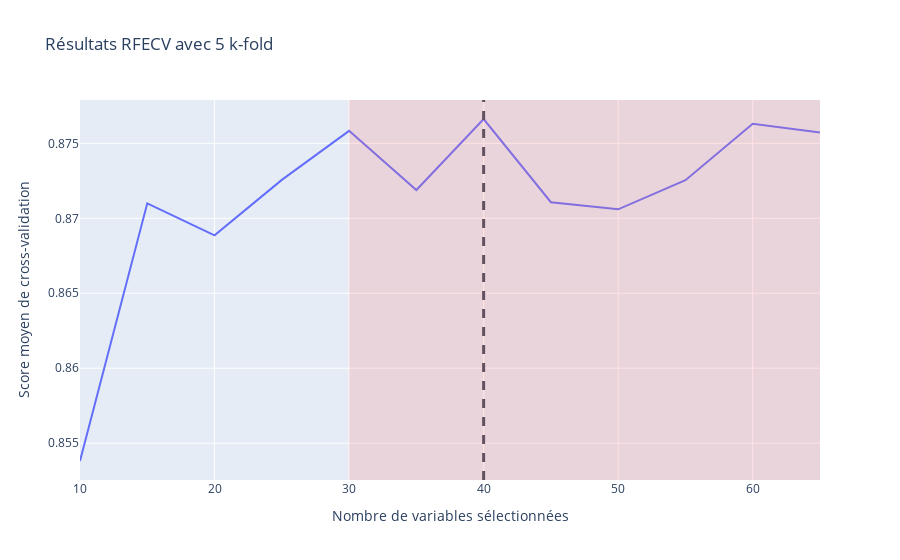

Notebook code cell kept with this figure:
### Markdown cell above
Evolution de la performance AUC en fonction du nombre de variables.

### Code cell
mean_test_roc_auc = rfecv_selector.cv_results_["mean_test_score"]
# Nombre de variables séléctionnées
n_features_selected = rfecv_selector.n_features_
min_features_to_select = rfecv_selector.min_features_to_select
n_features_in_rfecv = rfecv_selector.n_features_in_



fig = px.line(y=mean_test_roc_auc,
              x=range(min_features_to_select, len(X_train_enc.columns) + step, step),
              labels={
                     "x": "Nombre de variables sélectionnées",
                     "y": "Score moyen de cross-validation"
              },
              title="Résultats RFECV avec 5 k-fold"
             )
fig.add_vline(x=n_features_selected, line_width=3, line_dash="dash", line_color="#3b4859")
fig.add_vrect(x0=30, x1=n_features_in_rfecv, line_width=0, fillcolor="#ff7373", opacity=0.2)
fig.show()

### Figure 1 — Plotly figure (JSON) as saved in the notebook; plotly's stock layout.template omitted (floating-point values rounded to 4 significant figures)
{"data": [{"hovertemplate": "Nombre de variables sélectionnées=%{x}<br>Score moyen de cross-validation=%{y}<extra></extra>", "legendgroup": "", "line": {"color": "#636efa", "dash": "solid"}, "marker": {"symbol": "circle"}, "mode": "lines", "name": "", "orientation": "v", "showlegend": false, "type": "scatter", "x": [10, 15, 20, 25, 30, 35, 40, 45, 50, 55, 60, 65], "xaxis": "x", "y": [0.8538, 0.871, 0.8689, 0.8726, 0.8758, 0.8719, 0.8766, 0.8711, 0.8706, 0.8725, 0.8763, 0.8757], "yaxis": "y"}], "layout": {"legend": {"tracegroupgap": 0}, "shapes": [{"line": {"color": "#3b4859", "dash": "dash", "width": 3}, "type": "line", "x0": 40, "x1": 40, "xref": "x", "y0": 0, "y1": 1, "yref": "y domain"}, {"fillcolor": "#ff7373", "line": {"width": 0}, "opacity": 0.2, "type": "rect", "x0": 30, "x1": 65, "xref": "x", "y0": 0, "y1": 1, "yref": "y domain"}], "title": {"text": "Résultats RFECV avec 5 k-fold"}, "xaxis": {"anchor": "y", "domain": [0, 1], "title": {"text": "Nombre de variables sélectionnées"}}, "yaxis": {"anchor": "x", "domain": [0, 1], "title": {"text": "Score moyen de cross-validation"}}}}
